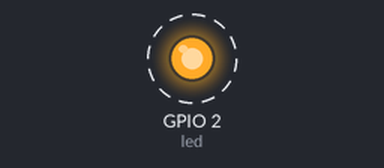
Simulated run of this program. Board: ESP32 board running MicroPython. Shown: output pins drawn as LEDs (lit = HIGH). Dashed ring = blinking. What the program prints to the serial console is not drawn.

Above: at 0.2 s.
Timing chart, 0 to 3.0 s (numbered marks = the images above):
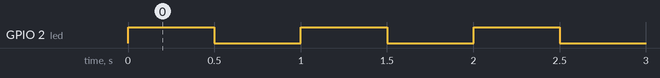

Measured:
- by itself, GPIO 2 (led): alternates HIGH for 0.50 s and LOW for 0.50 s

The program:

main.py
```python
# Hola mundo MicroPython para ESP32 — plantilla emacs50
# Parpadea el LED (GPIO 2 en la mayoría de las placas ESP32 clásicas;
# en la ESP32-S3 el LED on-board suele ser un WS2812 en GPIO 48 → usar neopixel).
from machine import Pin
import time

led = Pin(2, Pin.OUT)
contador = 0
while True:
    led.value(not led.value())
    print(f"Hola desde MicroPython ({contador})")
    contador += 1
    time.sleep(0.5)
```
